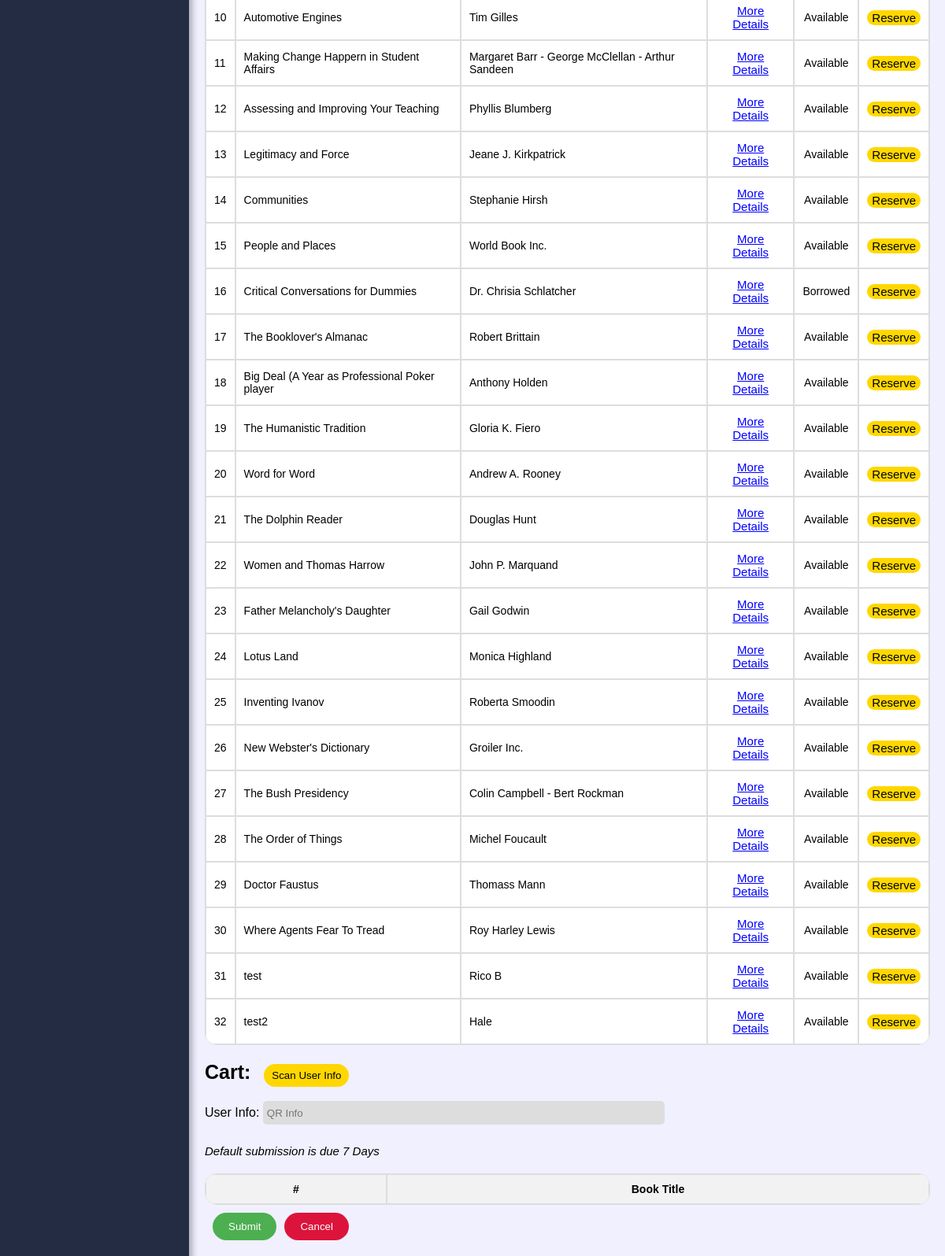
Page /admin_wres.php?aid=2 (lower part) on the earlier database version.
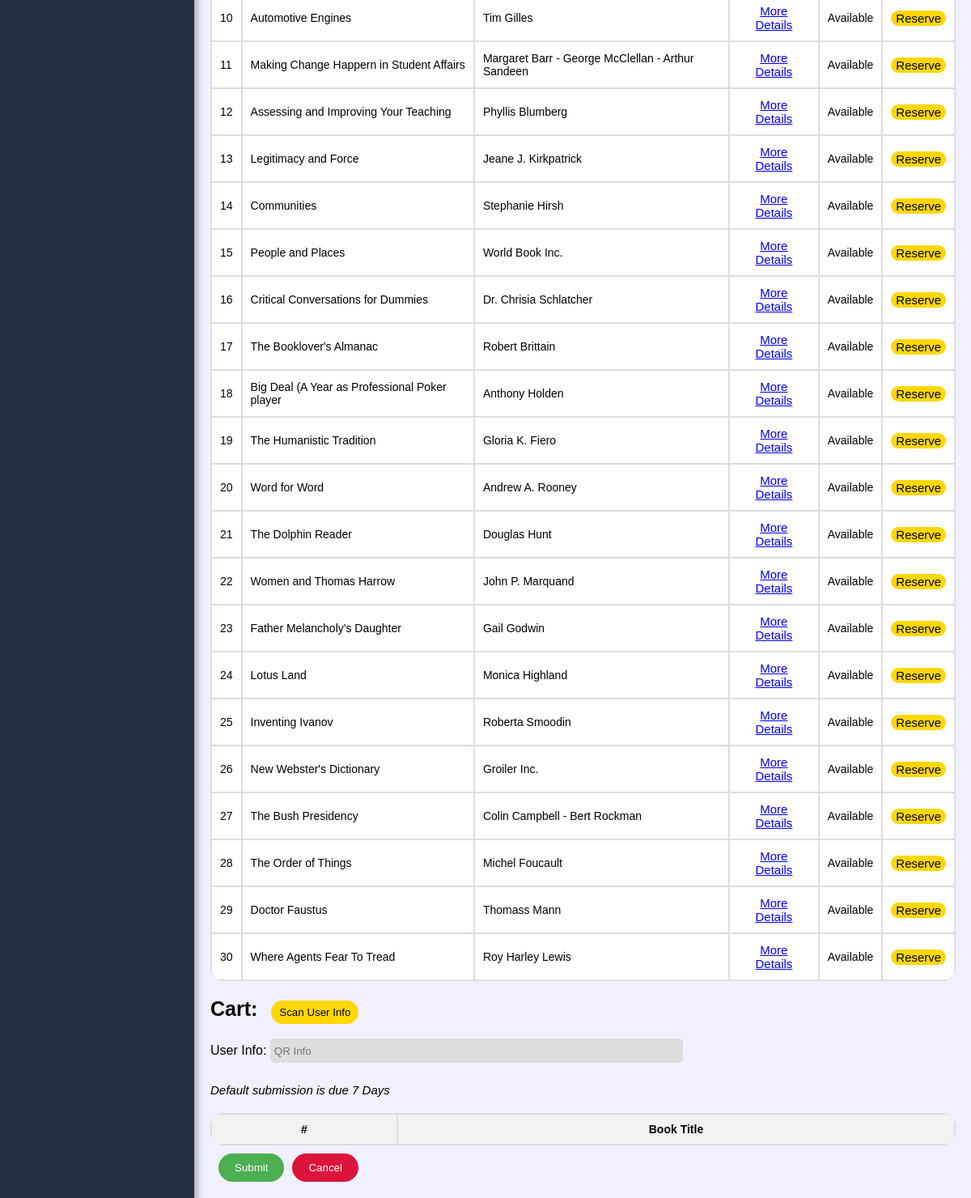
Same page on the later database version.
### tables this page shows
CREATE TABLE `inventory` (
  `bid` int(9) NOT NULL,
  `title` varchar(99) NOT NULL,
  `author` varchar(99) NOT NULL,
  `year` varchar(99) NOT NULL,
  `genre` varchar(255) NOT NULL,
  `dew_num` varchar(99) NOT NULL,
  `ISBN` varchar(99) NOT NULL,
  `shlf_num` varchar(99) NOT NULL,
  `cndtn` varchar(99) NOT NULL,
  `add_info` varchar(500) NOT NULL,
  `status` varchar(255) NOT NULL,
  `added_by` varchar(99) NOT NULL,
  `publisher` varchar(255) NOT NULL,
  `edition` varchar(50) NOT NULL,
  `language` varchar(50) NOT NULL,
  `physical_description` text NOT NULL,
  `series_title` varchar(255) NOT NULL,
  `subject_keywords` text NOT NULL,
  `accession_number` varchar(50) NOT NULL,
  `barcode` varchar(50) NOT NULL,
  `acquisition_date` date NOT NULL,
  `location` varchar(255) NOT NULL,
  `cataloging_notes` text NOT NULL
);

### admin_wres.php (the view, shortened to what this page needs)
<?php
include 'config.php';
if(isset($_GET['aid'])) {
    $aid = $_GET['aid'];
}
$query = "SELECT * FROM inventory";
$result = $mysqli->query($query);
?>
<!DOCTYPE html>
<html lang="en">
<head>
    <link rel="stylesheet" href="css/admin_srch.css">
    <link rel="stylesheet" href="https://cdn.jsdelivr.net/npm/sweetalert2@11/dist/sweetalert2.min.css">
    <link rel="stylesheet" href="https://cdnjs.cloudflare.com/ajax/libs/font-awesome/5.15.4/css/all.min.css">
</head>
<body class="bg">
<div class="sidebar">
    </div>
    <div class="content-container">
        <table>
            <tbody>
                <?php
                if ($result && $result->num_rows > 0) {
                    $counter = 1;
                    while($row = $result->fetch_assoc()) {
                        echo "<tr>";
                        echo "<td>" . $counter++ . "</td>";
                        echo "<td>" . $row["title"] . "</td>";
                        echo "<td>" . $row["author"] . "</td>";
                        echo "<td style='text-align:center;'><button class='more-info-btn' data-bid='" . $row["bid"] . "'>More Details</button></td>";
                        echo "<td style='text-align:center;' class='status-cell'>" . $row["status"] . "</td>";
                        echo "<td style='text-align:center;'><button class='reserve-btn'>Reserve</button></td>";
                        echo "</tr>";
                    }
                } else {
                    echo "<tr><td colspan='5'>No books found in inventory.</td></tr>";
                }
                ?>
            </tbody>
        </table>
        <div class="cart-header">Cart: <button class="scan-button">Scan User Info</button></div><br>
        <label for="qr-info">User Info:</label>
        <input type="text" id="qr-info" name="qr-info" placeholder="QR Info" required readonly style="background-color:#ddd;"><br>
        <p style="font-size: 15px;"><i> Default submission is due 7 Days</i></p>
        <table id="selected-books-table" style="margin-top: 20px;">
            <thead>
                <tr>
                    <th>#</th>
                    <th>Book Title</th>
                </tr>
            </thead>
        </table>
        <div class="cart-content">
        <form id="reserveForm" action="<?php echo htmlspecialchars($_SERVER["PHP_SELF"]); ?><?php if(isset($aid)) echo '?aid=' . $aid; ?>" method="post">
            <button type="submit" name="reserve_submit">Submit</button>
        </form>
            <button type="button" id="cancelButton">Cancel</button>
        </div>
    </div>
</body>
</html>

Differences in the rows shown:
removed inventory: title "test", author "Rico B", status "Available"
removed inventory: title "test2", author "Hale", status "Available"
changed inventory "Critical Conversations for Dummies": status "Borrowed" → "Available"
